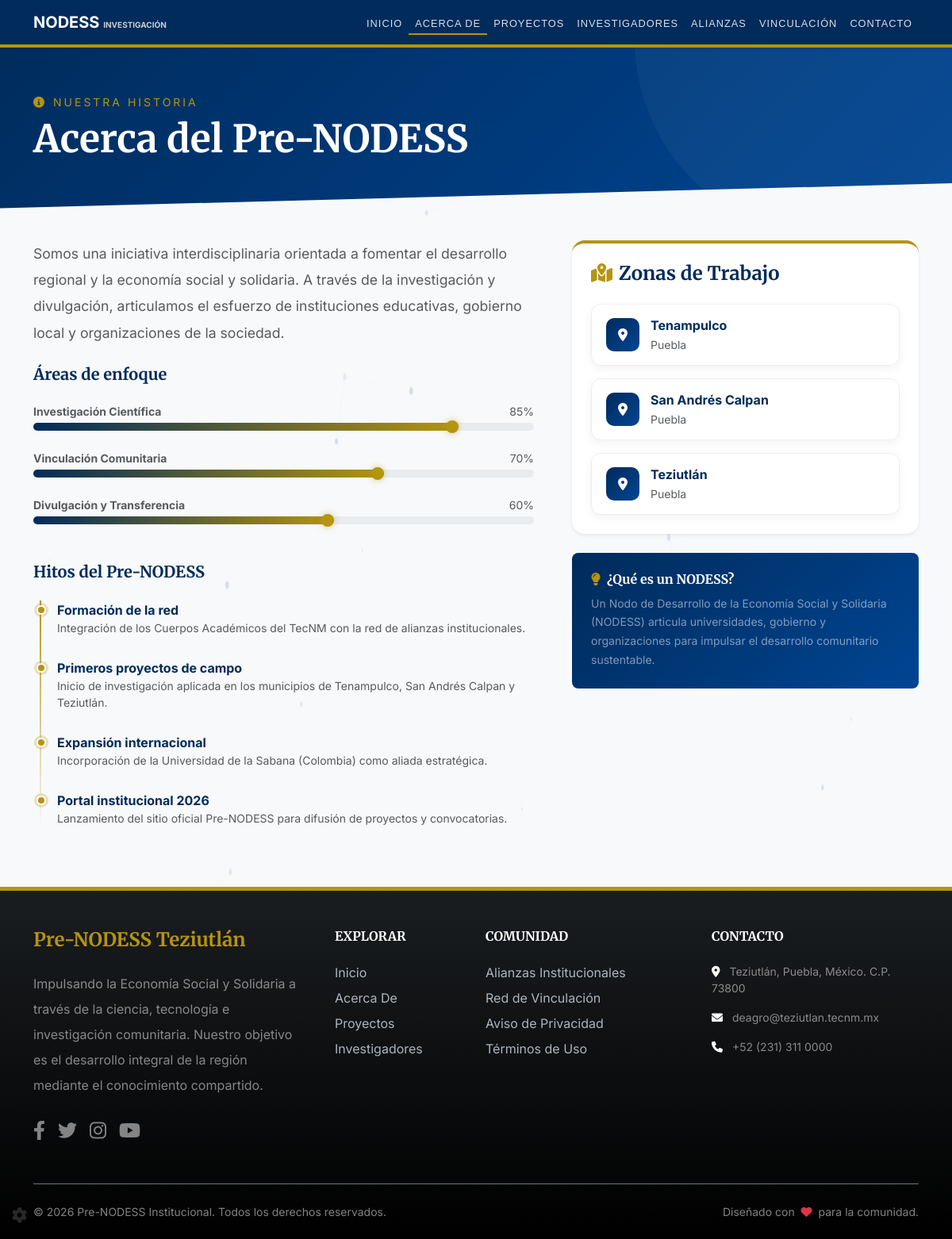
Page /acerca-de on the committed database.
### database.py (models this page shows)
class Municipio(Base):
    __tablename__ = "municipios"
    id = Column(Integer, primary_key=True, index=True)
    nombre = Column(String, unique=True, nullable=False)
    estado = Column(String, default="Puebla")

### main.py (the view)
@app.get("/acerca-de")
def acerca_de(request: Request, db: Session = Depends(get_db)):
    municipios = db.query(Municipio).all()
    return templates.TemplateResponse(request=request, name="acerca.html", context={"request": request, "municipios": municipios})

### templates/acerca.html (shortened to what this page needs)
{% extends "base.html" %}
{% block content %}
<div class="page-hero">
    <div class="container pt-5">
        <p class="text-uppercase small mb-2" style="color: var(--accent-color); letter-spacing:3px;">
            <i class="fas fa-info-circle me-2"></i>Nuestra Historia
        </p>
        <h1 class="display-5 fw-bold brand-font text-white" data-aos="fade-right">Acerca del Pre-NODESS</h1>
    </div>
</div>
<div class="container pb-5">
    <div class="row g-5">
        <div class="col-md-7" data-aos="fade-up" data-aos-delay="100">
            <p class="text-muted mb-4" style="line-height:1.9; font-size:1.1rem;">
                Somos una iniciativa interdisciplinaria orientada a fomentar el desarrollo regional y la economía social
                y solidaria. A través de la investigación y divulgación, articulamos el esfuerzo de instituciones
                educativas, gobierno local y organizaciones de la sociedad.
            </p>
            <h5 class="fw-bold brand-font mb-4" style="color: var(--primary-color);" data-aos="fade-up">Áreas de enfoque</h5>
            <div class="mb-4" data-aos="fade-up" data-aos-delay="100">
                <div class="d-flex justify-content-between mb-1">
                    <span class="small fw-bold text-muted">Investigación Científica</span><span class="small text-muted">85%</span>
                </div>
                <div class="progress"><div class="progress-bar-animated-custom" data-width="85"></div></div>
            </div>
            <div class="mb-4" data-aos="fade-up" data-aos-delay="200">
                <div class="d-flex justify-content-between mb-1">
                    <span class="small fw-bold text-muted">Vinculación Comunitaria</span><span class="small text-muted">70%</span>
                </div>
                <div class="progress"><div class="progress-bar-animated-custom" data-width="70"></div></div>
            </div>
            <div class="mb-4" data-aos="fade-up" data-aos-delay="300">
                <div class="d-flex justify-content-between mb-1">
                    <span class="small fw-bold text-muted">Divulgación y Transferencia</span><span class="small text-muted">60%</span>
                </div>
                <div class="progress"><div class="progress-bar-animated-custom" data-width="60"></div></div>
            </div>
            <h5 class="fw-bold brand-font mt-5 mb-4" style="color: var(--primary-color);" data-aos="fade-up">Hitos del Pre-NODESS</h5>
            <div class="timeline" data-aos="fade-up" data-aos-delay="100">
                <div class="timeline-item">
                    <strong class="d-block" style="color: var(--primary-color);">Formación de la red</strong>
                    <p class="text-muted small mb-0">Integración de los Cuerpos Académicos del TecNM con la red de alianzas institucionales.</p>
                </div>
                <div class="timeline-item">
                    <strong class="d-block" style="color: var(--primary-color);">Primeros proyectos de campo</strong>
                    <p class="text-muted small mb-0">Inicio de investigación aplicada en los municipios de Tenampulco, San Andrés Calpan y Teziutlán.</p>
                </div>
                <div class="timeline-item">
                    <strong class="d-block" style="color: var(--primary-color);">Expansión internacional</strong>
                    <p class="text-muted small mb-0">Incorporación de la Universidad de la Sabana (Colombia) como aliada estratégica.</p>
                </div>
                <div class="timeline-item">
                    <strong class="d-block" style="color: var(--primary-color);">Portal institucional 2026</strong>
                    <p class="text-muted small mb-0">Lanzamiento del sitio oficial Pre-NODESS para difusión de proyectos y convocatorias.</p>
                </div>
            </div>
        </div>
        <div class="col-md-5" data-aos="fade-left" data-aos-delay="300">
            <div class="card card-custom border-0 shadow-sm" style="border-top: 4px solid var(--accent-color) !important; border-radius:16px;">
                <div class="card-body p-4">
                    <h4 class="fw-bold mb-4 brand-font" style="color: var(--primary-color);">
                        <i class="fas fa-map-marked-alt me-2" style="color:var(--accent-color);"></i>Zonas de Trabajo
                    </h4>
                    <div class="d-flex flex-column gap-3">
                        {% for muni in municipios %}
                        <div class="zone-badge" data-aos="fade-left" data-aos-delay="{{ loop.index * 100 + 200 }}">
                            <div class="zone-icon">
                                <i class="fas fa-map-marker-alt"></i>
                            </div>
                            <div>
                                <strong class="d-block" style="color: var(--primary-color);">{{ muni.nombre }}</strong>
                                <span class="text-muted small">{% if muni.estado %}{{ muni.estado }}{% else %}Puebla, México{% endif %}</span>
                            </div>
                        </div>
                        {% else %}
                        <p class="text-muted small mb-0">No hay zonas registradas aún.</p>
                        {% endfor %}
                    </div>
                </div>
            </div>
            <div class="mt-4 p-4 rounded-3" style="background: linear-gradient(135deg, var(--primary-color), var(--primary-light));" data-aos="fade-up" data-aos-delay="500">
                <h6 class="text-white fw-bold mb-2"><i class="fas fa-lightbulb me-2" style="color:var(--accent-color);"></i>¿Qué es un NODESS?</h6>
                <p class="text-white-50 small mb-0" style="line-height:1.7;">
                    Un Nodo de Desarrollo de la Economía Social y Solidaria (NODESS) articula universidades, gobierno y organizaciones para impulsar el desarrollo comunitario sustentable.
                </p>
            </div>
        </div>
    </div>
</div>
{% endblock %}

### templates/base.html (style rules this page uses)
:root { --primary-color: #002B5B; --primary-light: #004593; --accent-color: #B59410; --accent-hover: #d2ac12; --bg-light: #f8f9fa; --text-color: #333333; }
body { font-family: 'Inter', sans-serif; background-color: var(--bg-light); color: var(--text-color); padding-top: 70px; display: flex; flex-direction: column; min-height: 100vh; opacity: 0; transition: opacity 0.4s ease; }
body.loaded { opacity: 1; }
h1, h2, h3, h4, h5, h6, .brand-font { font-family: 'Merriweather', serif; }
.card-custom { border: none; border-radius: 12px; box-shadow: 0 8px 15px rgba(0,0,0,0.05); transition: transform 0.35s cubic-bezier(0.25,0.8,0.25,1), box-shadow 0.35s cubic-bezier(0.25,0.8,0.25,1); background-color: white; overflow: hidden; position: relative; }
.card-custom::before { content: ''; position: absolute; inset: 0; background: linear-gradient(135deg, transparent 60%, rgba(181,148,16,0.06) 100%); opacity: 0; transition: opacity 0.35s ease; pointer-events: none; }

### templates/acerca.html (style rules this page uses)
.page-hero { background: linear-gradient(135deg, var(--primary-color) 0%, var(--primary-light) 100%); color: white; padding: 70px 0 50px; margin-top: -70px; clip-path: polygon(0 0, 100% 0, 100% 88%, 0 100%); margin-bottom: 40px; position: relative; overflow: hidden; }
.page-hero::before { content: ''; position: absolute; width: 500px; height: 500px; border-radius: 50%; background: rgba(255,255,255,0.04); top: -200px; right: -100px; }
.timeline { position: relative; padding-left: 30px; }
.timeline::before { content: ''; position: absolute; left: 8px; top: 0; bottom: 0; width: 2px; background: linear-gradient(to bottom, var(--accent-color), transparent); }
.timeline-item { position: relative; margin-bottom: 28px; }
.timeline-item::before { content: ''; position: absolute; left: -26px; top: 6px; width: 12px; height: 12px; border-radius: 50%; background: var(--accent-color); border: 2px solid white; box-shadow: 0 0 0 3px rgba(181,148,16,0.25); transition: transform 0.3s; }
.progress { border-radius: 50px; height: 10px; background: #e9ecef; overflow: visible; }
.progress-bar-animated-custom { border-radius: 50px; background: linear-gradient(90deg, var(--primary-color), var(--accent-color)); height: 100%; width: 0%; transition: width 1.4s cubic-bezier(0.25, 0.8, 0.25, 1); position: relative; }
.progress-bar-animated-custom::after { content: ''; position: absolute; right: 0; top: 50%; transform: translateY(-50%); width: 16px; height: 16px; border-radius: 50%; background: var(--accent-color); box-shadow: 0 0 8px rgba(181,148,16,0.5); }
.zone-badge { display: flex; align-items: center; padding: 14px 18px; border-radius: 12px; background: white; border: 1px solid #eee; box-shadow: 0 4px 12px rgba(0,0,0,0.05); transition: transform 0.3s, box-shadow 0.3s, border-color 0.3s; cursor: default; }
.zone-icon { width: 42px; height: 42px; border-radius: 10px; background: linear-gradient(135deg, var(--primary-color), var(--primary-light)); display: flex; align-items: center; justify-content: center; color: white; flex-shrink: 0; margin-right: 14px; transition: transform 0.3s; }

### rows in the picture
Municipio: nombre "Tenampulco", estado "Puebla"
Municipio: nombre "San Andrés Calpan", estado "Puebla"
Municipio: nombre "Teziutlán", estado "Puebla"
